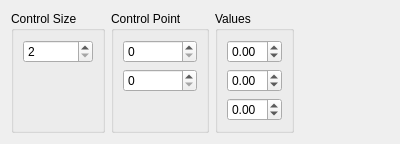
<?xml version="1.0" encoding="UTF-8"?>
<ui version="4.0">
 <class>BezierWidget</class>
 <widget class="QWidget" name="BezierWidget">
  <property name="geometry">
   <rect>
    <x>0</x>
    <y>0</y>
    <width>400</width>
    <height>129</height>
   </rect>
  </property>
  <property name="windowTitle">
   <string>BezierWidget</string>
  </property>
  <layout class="QHBoxLayout" name="horizontalLayout">
   <item>
    <widget class="QGroupBox" name="groupBox_3">
     <property name="title">
      <string>Control Size</string>
     </property>
     <layout class="QVBoxLayout" name="verticalLayout_3">
      <item>
       <widget class="QSpinBox" name="spin_c_s">
        <property name="minimum">
         <number>2</number>
        </property>
        <property name="maximum">
         <number>10</number>
        </property>
       </widget>
      </item>
      <item>
       <spacer name="verticalSpacer_3">
        <property name="orientation">
         <enum>Qt::Vertical</enum>
        </property>
        <property name="sizeHint" stdset="0">
         <size>
          <width>20</width>
          <height>40</height>
         </size>
        </property>
       </spacer>
      </item>
     </layout>
    </widget>
   </item>
   <item>
    <widget class="QGroupBox" name="groupBox">
     <property name="title">
      <string>Control Point</string>
     </property>
     <layout class="QVBoxLayout" name="verticalLayout">
      <item>
       <widget class="QSpinBox" name="spin_p_i"/>
      </item>
      <item>
       <widget class="QSpinBox" name="spin_p_j"/>
      </item>
      <item>
       <spacer name="verticalSpacer">
        <property name="orientation">
         <enum>Qt::Vertical</enum>
        </property>
        <property name="sizeHint" stdset="0">
         <size>
          <width>20</width>
          <height>40</height>
         </size>
        </property>
       </spacer>
      </item>
     </layout>
    </widget>
   </item>
   <item>
    <widget class="QGroupBox" name="groupBox_2">
     <property name="title">
      <string>Values</string>
     </property>
     <layout class="QVBoxLayout" name="verticalLayout_2">
      <item>
       <widget class="QDoubleSpinBox" name="spin_v_x">
        <property name="minimum">
         <double>-2.000000000000000</double>
        </property>
        <property name="maximum">
         <double>2.000000000000000</double>
        </property>
        <property name="singleStep">
         <double>0.100000000000000</double>
        </property>
       </widget>
      </item>
      <item>
       <widget class="QDoubleSpinBox" name="spin_v_y">
        <property name="minimum">
         <double>-2.000000000000000</double>
        </property>
        <property name="maximum">
         <double>2.000000000000000</double>
        </property>
        <property name="singleStep">
         <double>0.100000000000000</double>
        </property>
       </widget>
      </item>
      <item>
       <widget class="QDoubleSpinBox" name="spin_v_z">
        <property name="minimum">
         <double>-2.000000000000000</double>
        </property>
        <property name="maximum">
         <double>2.000000000000000</double>
        </property>
        <property name="singleStep">
         <double>0.100000000000000</double>
        </property>
       </widget>
      </item>
      <item>
       <spacer name="verticalSpacer_2">
        <property name="orientation">
         <enum>Qt::Vertical</enum>
        </property>
        <property name="sizeHint" stdset="0">
         <size>
          <width>20</width>
          <height>40</height>
         </size>
        </property>
       </spacer>
      </item>
     </layout>
    </widget>
   </item>
   <item>
    <spacer name="horizontalSpacer">
     <property name="orientation">
      <enum>Qt::Horizontal</enum>
     </property>
     <property name="sizeHint" stdset="0">
      <size>
       <width>40</width>
       <height>20</height>
      </size>
     </property>
    </spacer>
   </item>
  </layout>
 </widget>
 <resources/>
 <connections/>
</ui>
